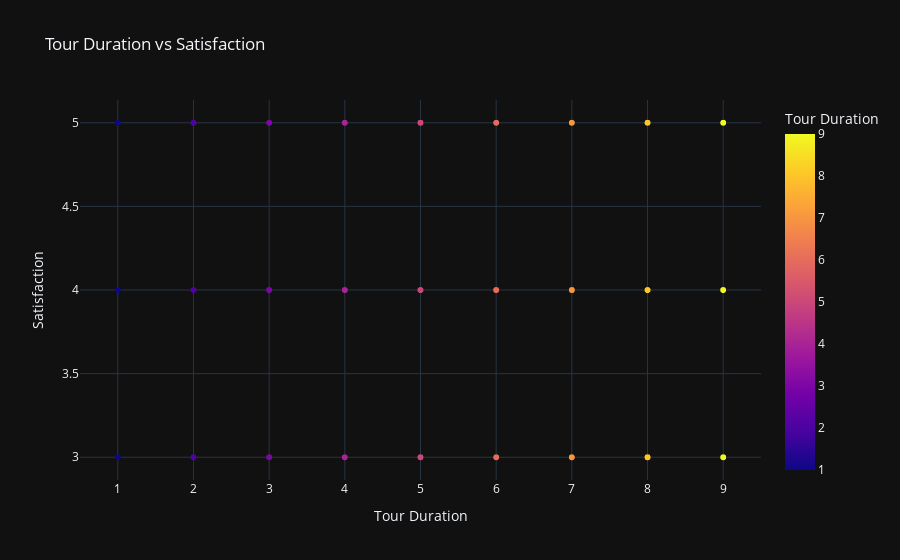

Here is the notebook cell this chart was saved with:
### Code cell
px.scatter(df, x="Tour Duration", y="Satisfaction", color="Tour Duration", title="Tour Duration vs Satisfaction",template='plotly_dark',color_discrete_sequence=['cyan','magenta'])

### Figure 1 — Plotly figure (JSON) as saved in the notebook; plotly's stock layout.template omitted (floating-point values rounded to 4 significant figures; data arrays with more than 128 entries replaced by an {"elided": "..."} marker saying what was removed)
{"data": [{"hovertemplate": "Tour Duration=%{marker.color}<br>Satisfaction=%{y}<extra></extra>", "legendgroup": "", "marker": {"color": {"elided": "5000 int values"}, "coloraxis": "coloraxis", "symbol": "circle"}, "mode": "markers", "name": "", "showlegend": false, "type": "scattergl", "x": {"elided": "5000 int values"}, "xaxis": "x", "y": {"elided": "5000 int values"}, "yaxis": "y"}], "layout": {"coloraxis": {"colorbar": {"title": {"text": "Tour Duration"}}, "colorscale": [[0, "#0d0887"], [0.1111, "#46039f"], [0.2222, "#7201a8"], [0.3333, "#9c179e"], [0.4444, "#bd3786"], [0.5556, "#d8576b"], [0.6667, "#ed7953"], [0.7778, "#fb9f3a"], [0.8889, "#fdca26"], [1, "#f0f921"]]}, "legend": {"tracegroupgap": 0}, "title": {"text": "Tour Duration vs Satisfaction"}, "xaxis": {"anchor": "y", "domain": [0, 1], "title": {"text": "Tour Duration"}}, "yaxis": {"anchor": "x", "domain": [0, 1], "title": {"text": "Satisfaction"}}}}
